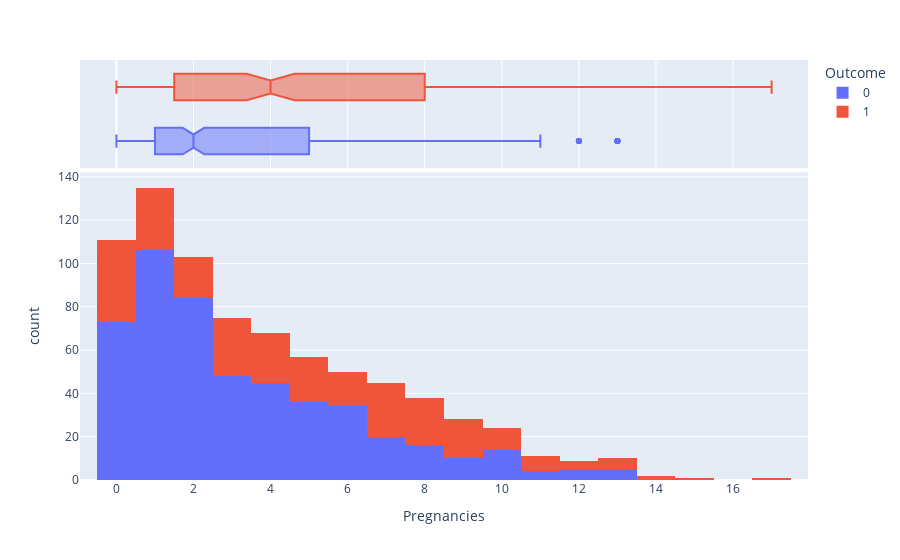
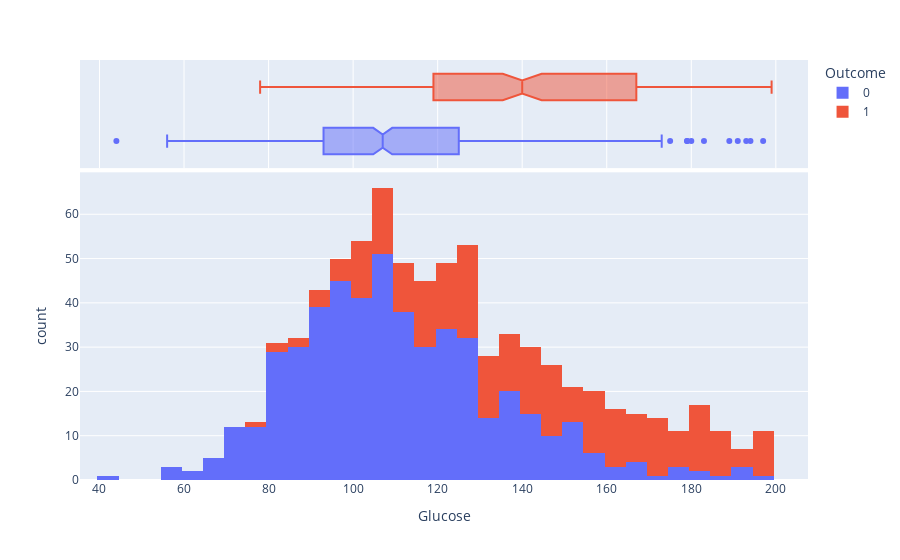
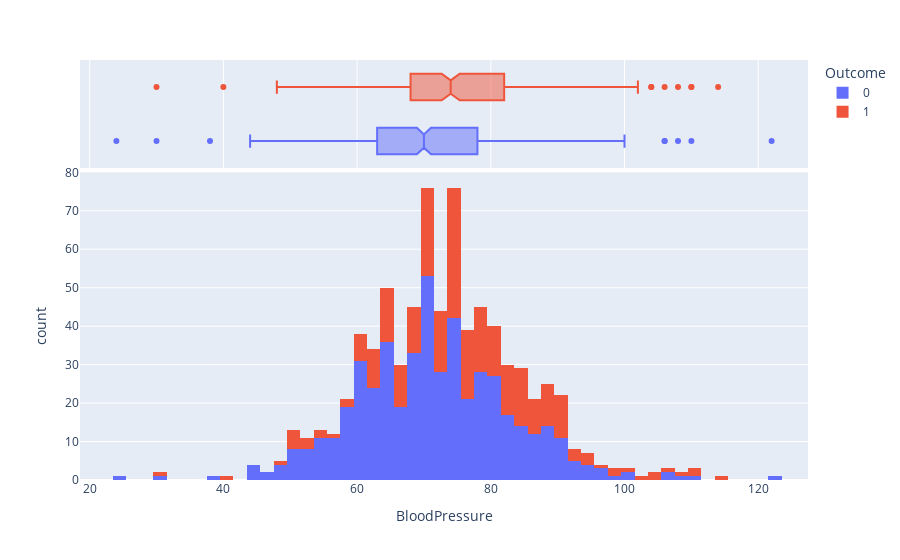
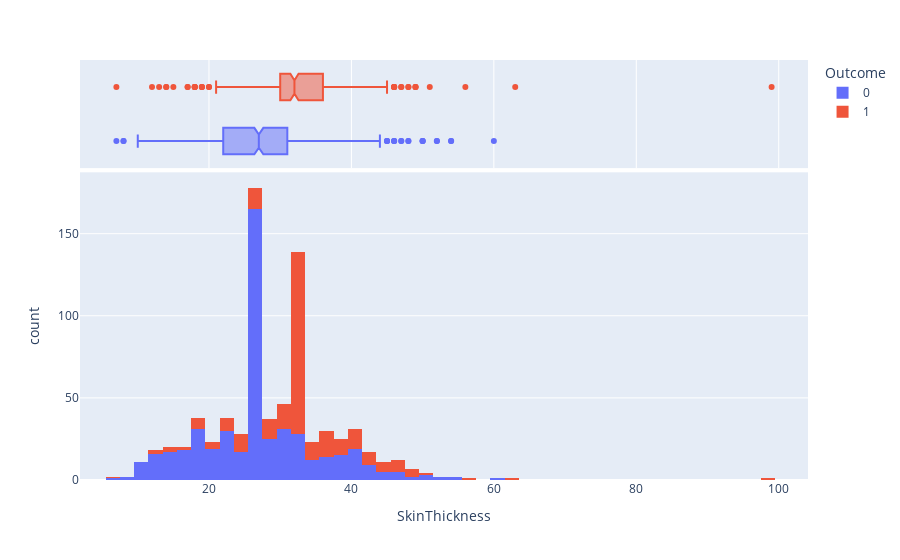

Source (notebook cell) for these figures, in order:
### Markdown cell above
## EDA

### Code cell
# distribution of each columns

columns = [col for col in df.columns if col != 'Outcome']

for col in columns:
    fig = px.histogram(df, x = col, color = 'Outcome', marginal = 'box', hover_data = columns)
    fig.write_html(f'../images/{col}.html')
    fig.show()

### Figure 1 — Plotly figure (JSON) as saved in the notebook; plotly's stock layout.template omitted (floating-point values rounded to 4 significant figures; data arrays with more than 128 entries replaced by an {"elided": "..."} marker saying what was removed)
{"data": [{"alignmentgroup": "True", "bingroup": "x", "hovertemplate": "Outcome=0<br>Pregnancies=%{x}<br>count=%{y}<extra></extra>", "legendgroup": "0", "marker": {"color": "#636efa"}, "name": "0", "offsetgroup": "0", "orientation": "v", "showlegend": true, "type": "histogram", "x": {"elided": "500 int values"}, "xaxis": "x", "yaxis": "y"}, {"alignmentgroup": "True", "customdata": {"elided": "500x8 float values"}, "hovertemplate": "Outcome=0<br>Pregnancies=%{customdata[0]}<br>Glucose=%{customdata[1]}<br>BloodPressure=%{customdata[2]}<br>SkinThickness=%{customdata[3]}<br>Insulin=%{customdata[4]}<br>BMI=%{customdata[5]}<br>DiabetesPedigreeFunction=%{customdata[6]}<br>Age=%{customdata[7]}<extra></extra>", "legendgroup": "0", "marker": {"color": "#636efa"}, "name": "0", "notched": true, "offsetgroup": "0", "showlegend": false, "type": "box", "x": {"elided": "500 int values"}, "xaxis": "x2", "yaxis": "y2"}, {"alignmentgroup": "True", "bingroup": "x", "hovertemplate": "Outcome=1<br>Pregnancies=%{x}<br>count=%{y}<extra></extra>", "legendgroup": "1", "marker": {"color": "#EF553B"}, "name": "1", "offsetgroup": "1", "orientation": "v", "showlegend": true, "type": "histogram", "x": {"elided": "268 int values"}, "xaxis": "x", "yaxis": "y"}, {"alignmentgroup": "True", "customdata": {"elided": "268x8 float values"}, "hovertemplate": "Outcome=1<br>Pregnancies=%{customdata[0]}<br>Glucose=%{customdata[1]}<br>BloodPressure=%{customdata[2]}<br>SkinThickness=%{customdata[3]}<br>Insulin=%{customdata[4]}<br>BMI=%{customdata[5]}<br>DiabetesPedigreeFunction=%{customdata[6]}<br>Age=%{customdata[7]}<extra></extra>", "legendgroup": "1", "marker": {"color": "#EF553B"}, "name": "1", "notched": true, "offsetgroup": "1", "showlegend": false, "type": "box", "x": {"elided": "268 int values"}, "xaxis": "x2", "yaxis": "y2"}], "layout": {"autosize": true, "barmode": "relative", "legend": {"title": {"text": "Outcome"}, "tracegroupgap": 0}, "margin": {"t": 60}, "xaxis": {"anchor": "y", "autorange": true, "domain": [0, 1], "range": [-0.9444, 17.94], "title": {"text": "Pregnancies"}, "type": "linear"}, "xaxis2": {"anchor": "y2", "autorange": true, "domain": [0, 1], "matches": "x", "range": [-0.9444, 17.94], "showgrid": true, "showticklabels": false, "type": "linear"}, "yaxis": {"anchor": "x", "autorange": true, "domain": [0, 0.7326], "range": [0, 142.1], "title": {"text": "count"}}, "yaxis2": {"anchor": "x2", "autorange": true, "domain": [0.7426, 1], "matches": "y2", "range": [-0.5, 1.5], "showgrid": false, "showline": false, "showticklabels": false, "ticks": "", "type": "linear"}}}

### Figure 2 — Plotly figure (JSON) as saved in the notebook; plotly's stock layout.template omitted (floating-point values rounded to 4 significant figures; data arrays with more than 128 entries replaced by an {"elided": "..."} marker saying what was removed)
{"data": [{"alignmentgroup": "True", "bingroup": "x", "hovertemplate": "Outcome=0<br>Glucose=%{x}<br>count=%{y}<extra></extra>", "legendgroup": "0", "marker": {"color": "#636efa"}, "name": "0", "offsetgroup": "0", "orientation": "v", "showlegend": true, "type": "histogram", "x": {"elided": "500 int values"}, "xaxis": "x", "yaxis": "y"}, {"alignmentgroup": "True", "customdata": {"elided": "500x8 float values"}, "hovertemplate": "Outcome=0<br>Glucose=%{customdata[1]}<br>Pregnancies=%{customdata[0]}<br>BloodPressure=%{customdata[2]}<br>SkinThickness=%{customdata[3]}<br>Insulin=%{customdata[4]}<br>BMI=%{customdata[5]}<br>DiabetesPedigreeFunction=%{customdata[6]}<br>Age=%{customdata[7]}<extra></extra>", "legendgroup": "0", "marker": {"color": "#636efa"}, "name": "0", "notched": true, "offsetgroup": "0", "showlegend": false, "type": "box", "x": {"elided": "500 int values"}, "xaxis": "x2", "yaxis": "y2"}, {"alignmentgroup": "True", "bingroup": "x", "hovertemplate": "Outcome=1<br>Glucose=%{x}<br>count=%{y}<extra></extra>", "legendgroup": "1", "marker": {"color": "#EF553B"}, "name": "1", "offsetgroup": "1", "orientation": "v", "showlegend": true, "type": "histogram", "x": {"elided": "268 int values"}, "xaxis": "x", "yaxis": "y"}, {"alignmentgroup": "True", "customdata": {"elided": "268x8 float values"}, "hovertemplate": "Outcome=1<br>Glucose=%{customdata[1]}<br>Pregnancies=%{customdata[0]}<br>BloodPressure=%{customdata[2]}<br>SkinThickness=%{customdata[3]}<br>Insulin=%{customdata[4]}<br>BMI=%{customdata[5]}<br>DiabetesPedigreeFunction=%{customdata[6]}<br>Age=%{customdata[7]}<extra></extra>", "legendgroup": "1", "marker": {"color": "#EF553B"}, "name": "1", "notched": true, "offsetgroup": "1", "showlegend": false, "type": "box", "x": {"elided": "268 int values"}, "xaxis": "x2", "yaxis": "y2"}], "layout": {"autosize": true, "barmode": "relative", "legend": {"title": {"text": "Outcome"}, "tracegroupgap": 0}, "margin": {"t": 60}, "xaxis": {"anchor": "y", "autorange": true, "domain": [0, 1], "range": [35.39, 207.6], "title": {"text": "Glucose"}, "type": "linear"}, "xaxis2": {"anchor": "y2", "autorange": true, "domain": [0, 1], "matches": "x", "range": [35.39, 207.6], "showgrid": true, "showticklabels": false, "type": "linear"}, "yaxis": {"anchor": "x", "autorange": true, "domain": [0, 0.7326], "range": [0, 69.47], "title": {"text": "count"}}, "yaxis2": {"anchor": "x2", "autorange": true, "domain": [0.7426, 1], "matches": "y2", "range": [-0.5, 1.5], "showgrid": false, "showline": false, "showticklabels": false, "ticks": "", "type": "linear"}}}

### Figure 3 — Plotly figure (JSON) as saved in the notebook; plotly's stock layout.template omitted (floating-point values rounded to 4 significant figures; data arrays with more than 128 entries replaced by an {"elided": "..."} marker saying what was removed)
{"data": [{"alignmentgroup": "True", "bingroup": "x", "hovertemplate": "Outcome=0<br>BloodPressure=%{x}<br>count=%{y}<extra></extra>", "legendgroup": "0", "marker": {"color": "#636efa"}, "name": "0", "offsetgroup": "0", "orientation": "v", "showlegend": true, "type": "histogram", "x": {"elided": "500 int values"}, "xaxis": "x", "yaxis": "y"}, {"alignmentgroup": "True", "customdata": {"elided": "500x8 float values"}, "hovertemplate": "Outcome=0<br>BloodPressure=%{customdata[2]}<br>Pregnancies=%{customdata[0]}<br>Glucose=%{customdata[1]}<br>SkinThickness=%{customdata[3]}<br>Insulin=%{customdata[4]}<br>BMI=%{customdata[5]}<br>DiabetesPedigreeFunction=%{customdata[6]}<br>Age=%{customdata[7]}<extra></extra>", "legendgroup": "0", "marker": {"color": "#636efa"}, "name": "0", "notched": true, "offsetgroup": "0", "showlegend": false, "type": "box", "x": {"elided": "500 int values"}, "xaxis": "x2", "yaxis": "y2"}, {"alignmentgroup": "True", "bingroup": "x", "hovertemplate": "Outcome=1<br>BloodPressure=%{x}<br>count=%{y}<extra></extra>", "legendgroup": "1", "marker": {"color": "#EF553B"}, "name": "1", "offsetgroup": "1", "orientation": "v", "showlegend": true, "type": "histogram", "x": {"elided": "268 int values"}, "xaxis": "x", "yaxis": "y"}, {"alignmentgroup": "True", "customdata": {"elided": "268x8 float values"}, "hovertemplate": "Outcome=1<br>BloodPressure=%{customdata[2]}<br>Pregnancies=%{customdata[0]}<br>Glucose=%{customdata[1]}<br>SkinThickness=%{customdata[3]}<br>Insulin=%{customdata[4]}<br>BMI=%{customdata[5]}<br>DiabetesPedigreeFunction=%{customdata[6]}<br>Age=%{customdata[7]}<extra></extra>", "legendgroup": "1", "marker": {"color": "#EF553B"}, "name": "1", "notched": true, "offsetgroup": "1", "showlegend": false, "type": "box", "x": {"elided": "268 int values"}, "xaxis": "x2", "yaxis": "y2"}], "layout": {"autosize": true, "barmode": "relative", "legend": {"title": {"text": "Outcome"}, "tracegroupgap": 0}, "margin": {"t": 60}, "xaxis": {"anchor": "y", "autorange": true, "domain": [0, 1], "range": [18.56, 127.4], "title": {"text": "BloodPressure"}, "type": "linear"}, "xaxis2": {"anchor": "y2", "autorange": true, "domain": [0, 1], "matches": "x", "range": [18.56, 127.4], "showgrid": true, "showticklabels": false, "type": "linear"}, "yaxis": {"anchor": "x", "autorange": true, "domain": [0, 0.7326], "range": [0, 80], "title": {"text": "count"}}, "yaxis2": {"anchor": "x2", "autorange": true, "domain": [0.7426, 1], "matches": "y2", "range": [-0.5, 1.5], "showgrid": false, "showline": false, "showticklabels": false, "ticks": "", "type": "linear"}}}

### Figure 4 — Plotly figure (JSON) as saved in the notebook; plotly's stock layout.template omitted (floating-point values rounded to 4 significant figures; data arrays with more than 128 entries replaced by an {"elided": "..."} marker saying what was removed)
{"data": [{"alignmentgroup": "True", "bingroup": "x", "hovertemplate": "Outcome=0<br>SkinThickness=%{x}<br>count=%{y}<extra></extra>", "legendgroup": "0", "marker": {"color": "#636efa"}, "name": "0", "offsetgroup": "0", "orientation": "v", "showlegend": true, "type": "histogram", "x": {"elided": "500 int values"}, "xaxis": "x", "yaxis": "y"}, {"alignmentgroup": "True", "customdata": {"elided": "500x8 float values"}, "hovertemplate": "Outcome=0<br>SkinThickness=%{customdata[3]}<br>Pregnancies=%{customdata[0]}<br>Glucose=%{customdata[1]}<br>BloodPressure=%{customdata[2]}<br>Insulin=%{customdata[4]}<br>BMI=%{customdata[5]}<br>DiabetesPedigreeFunction=%{customdata[6]}<br>Age=%{customdata[7]}<extra></extra>", "legendgroup": "0", "marker": {"color": "#636efa"}, "name": "0", "notched": true, "offsetgroup": "0", "showlegend": false, "type": "box", "x": {"elided": "500 int values"}, "xaxis": "x2", "yaxis": "y2"}, {"alignmentgroup": "True", "bingroup": "x", "hovertemplate": "Outcome=1<br>SkinThickness=%{x}<br>count=%{y}<extra></extra>", "legendgroup": "1", "marker": {"color": "#EF553B"}, "name": "1", "offsetgroup": "1", "orientation": "v", "showlegend": true, "type": "histogram", "x": {"elided": "268 int values"}, "xaxis": "x", "yaxis": "y"}, {"alignmentgroup": "True", "customdata": {"elided": "268x8 float values"}, "hovertemplate": "Outcome=1<br>SkinThickness=%{customdata[3]}<br>Pregnancies=%{customdata[0]}<br>Glucose=%{customdata[1]}<br>BloodPressure=%{customdata[2]}<br>Insulin=%{customdata[4]}<br>BMI=%{customdata[5]}<br>DiabetesPedigreeFunction=%{customdata[6]}<br>Age=%{customdata[7]}<extra></extra>", "legendgroup": "1", "marker": {"color": "#EF553B"}, "name": "1", "notched": true, "offsetgroup": "1", "showlegend": false, "type": "box", "x": {"elided": "268 int values"}, "xaxis": "x2", "yaxis": "y2"}], "layout": {"autosize": true, "barmode": "relative", "legend": {"title": {"text": "Outcome"}, "tracegroupgap": 0}, "margin": {"t": 60}, "xaxis": {"anchor": "y", "autorange": true, "domain": [0, 1], "range": [1.889, 104.1], "title": {"text": "SkinThickness"}, "type": "linear"}, "xaxis2": {"anchor": "y2", "autorange": true, "domain": [0, 1], "matches": "x", "range": [1.889, 104.1], "showgrid": true, "showticklabels": false, "type": "linear"}, "yaxis": {"anchor": "x", "autorange": true, "domain": [0, 0.7326], "range": [0, 187.4], "title": {"text": "count"}}, "yaxis2": {"anchor": "x2", "autorange": true, "domain": [0.7426, 1], "matches": "y2", "range": [-0.5, 1.5], "showgrid": false, "showline": false, "showticklabels": false, "ticks": "", "type": "linear"}}}
